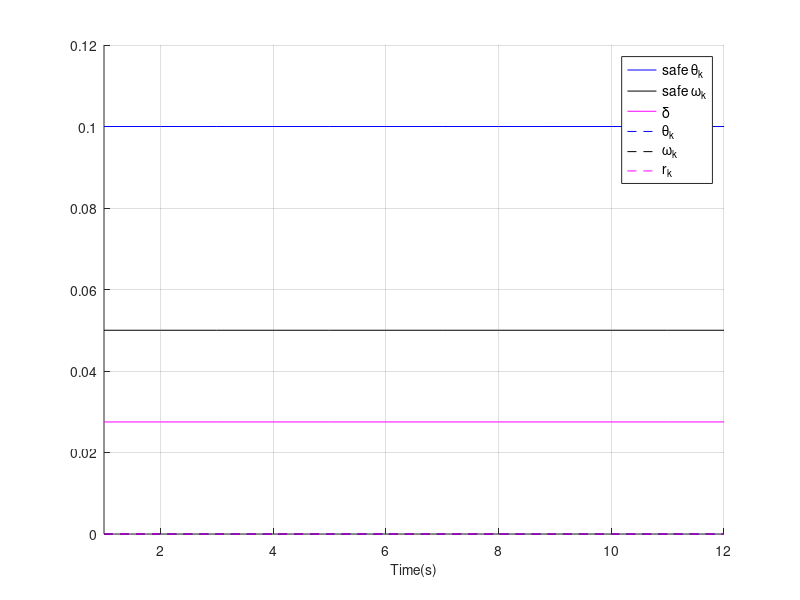

MATLAB code to generate this figure:
clear;
clear;
clc;
cla;
clf;
A = [0.66 0.53;
     -0.53 0.13];
B = [0.34;
      0.53];
C = eye(2);

D = [0
    ;0];

L=[0.36 0.27;
  -0.31 0.08];
 
Ba = [0.34 0;
      0.53 0];
Da = [0 1;
      0 0];

K=[0.0556 0.3306];

abs(eig(A - B*K));
abs(eig(A - L*C));

x = [0;0];
y = C*x;
z = [0;0];
u = 0;

time=12;
plot_vector1=zeros(1,time);
plot_vector2=zeros(1,time);
plot_vector3=zeros(1,time);
plot_vector4=zeros(1,time);
plot_vector5=zeros(1,time);
plot_vector6=zeros(1,time);
plot_vector7=zeros(1,time);
plot_vector8=zeros(1,time);
plot_vector9=zeros(1,time);
plot_vector10=zeros(1,time);
plot_vector11=zeros(1,time);
plot_vector12=zeros(1,time);
plot_vector13=zeros(1,time);
plot_vector14=zeros(1,time);
plot_vector15=zeros(1,time);
time_axis=zeros(1,time);

pattern = ones(1,time);
ak = zeros(2,time);


%using same attack vector of periodic execution on threshold = 0.0249
% ak = [0.054264 0.077519 0.108527 0.077519 0.023256 0.007752;
%       -0.015504 -0.046512 -0.069767 -0.062016 -0.062016 -0.031008];

% %threshold = 0.03, attack len =5, pattern =1010
% ak = [0.077519 0 0.046512 0 -0.031008;
%      -0.023256 0 -0.077519 0 -0.031008];

% threshold = 0.0249, attack len = 6, pattern = 10001000
% ak = [-0.155039 0 0 0 -0.007752 0;
%       0.007752 0 0 0 0.170543 0];

%threshold = 0.03, attack len = 4, pattern =100100
% ak = [0.108527 0 0 0.015504;
%       0 0 0 -0.108527];

%threshold = 0.0249, attack len=6, pattern=10101000
% ak = [0 0 0.046512 0 0.100775 0 0;
%      0 0 0.023256 0 -0.031008 0 -0.085271];

%threshold = 0.0275, attack len=6, pattern=10100
% ak = [-0.046512 0 0.062016 0 0 0.015504;
%       0.023256 0 0.03876 0 0 -0.069767];

%threshold = 0.0275, attack len=5, pattern=10111
% ak = [0 0 -0.062016 -0.077519 -0.015504 0.031008;
%      0 0 0.023256 0.031008 0.046512 0.031008];

 %threshold = 0.0275, attack len=5, pattern=100111
%  ak = [0 0 0 -0.062016 -0.077519 -0.124031 0.015504;
%        0 0 0 0.023256 0.046512 0.085271 0.093023];

%threshold = 0.0275, attack len=5, pattern=10011110
% ak = [0 0 0 0 0.062016 -0.023256 -0.069767 0 -0.015504;
%       0 0 0 0 -0.023256 -0.007752 0.015504 0 0.03876];

delta = 0.0275;
ak = [ak zeros(2, time-size(ak, 2))];
pattern = [1 0 0  1 1 1 1 0 1 0 0  1 1 1 1 0 1 0 0  1 1 1 1 0 ];

for i=1:time
    i
    pattern(i)
    if pattern(i)
       u= -K*z
       u_attacked= u + ak(1,i)

       y= C*x
       y_attacked= y + Da*ak(:,i)

       r= y_attacked - C*z

       z= A*z + B*u + L*r
       x= A*x + B*u_attacked
    else       
       r=[0;0];
       z= A*z + B*u
       x= A*x + B*u_attacked 
       
       y_estimated = C*z;
    end
   
    time_axis(i)=i;
    plot_vector1(i)=0.1;
    plot_vector2(i)=0.05;
    plot_vector3(i)=delta;
    plot_vector4(i)=abs(x(1));
    plot_vector5(i)=abs(x(2));
    plot_vector6(i)= abs(norm(r,inf)); 
end

clf
hold on;
plot(plot_vector1, 'b');
plot(plot_vector2, 'k');
plot(plot_vector3, 'm');
plot(plot_vector4, 'b--');
plot(plot_vector5, 'k--');
plot(plot_vector6, 'm--');

axis([1 time 0 0.12]);
legend({'safe \theta_{k}', 'safe \omega_{k}','\delta','\theta_{k}','\omega_{k}','r_{k}'},'FontSize',10);
% title('Attack on periodic execution');
% legend({'safe \theta_{k}','Th','\theta_{k}','r_{k}'},'FontSize',30);
xlabel('Time(s)','FontSize',10);
% ylabel('\theta_{k}(rad), r_{k}','FontSize',20);
grid on;
hold off;